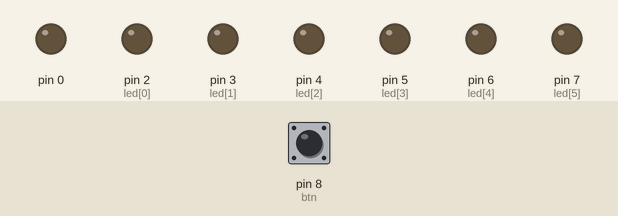
A sketch run on a simulated Arduino Uno, built with avr-gcc and run on an emulated ATmega328P. Parts: output pins drawn as LEDs (lit = HIGH). Dashed ring = blinking. The inputs (shaded band) are chosen by the test bench; at power-on: pin 8 (btn) LOW.

Above: at 1.2 s.
1.3 s: pin 8 (btn) pulled HIGH for 1 s
At 2.56 s:
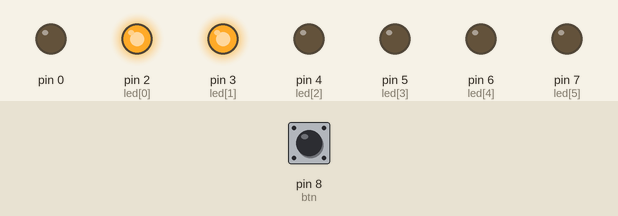
4.3 s: pin 8 (btn) pulled HIGH for 0.15 s
At 5.21 s:
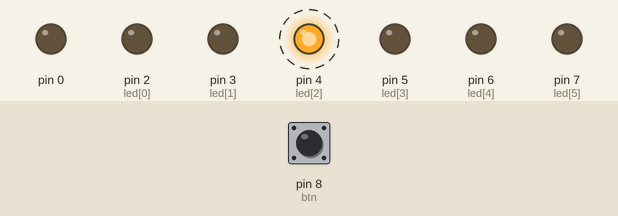
7.3 s: pin 8 (btn) pulled HIGH for 0.15 s
At 7.86 s:
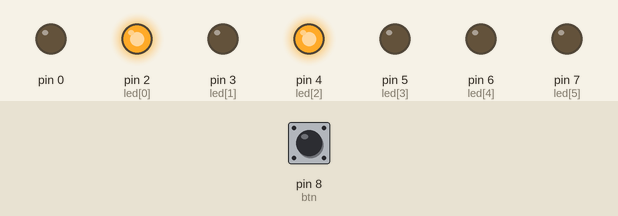
10.4 s: pin 8 (btn) pulled HIGH for 3.2 s
At 13.76 s:
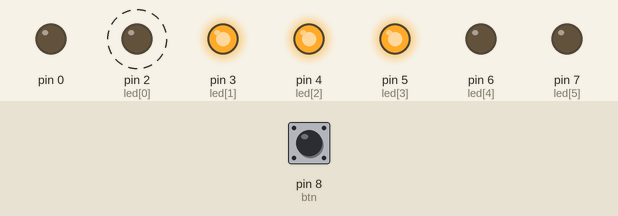
15.4 s: pin 8 (btn) pulled HIGH for 0.15 s
At 16.23 s:
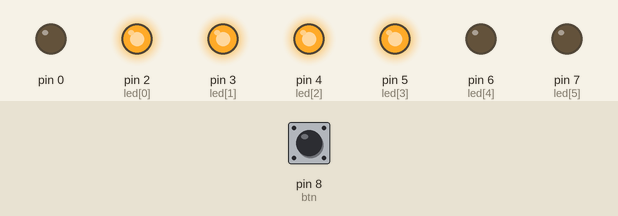
18.5 s: pin 8 (btn) pulled HIGH for 1 s
At 20.05 s:
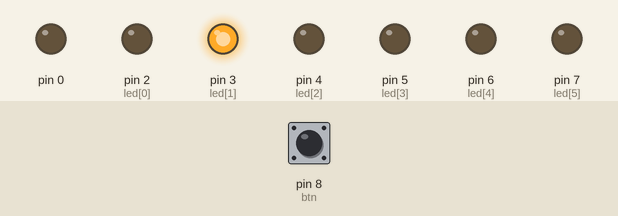
Timing chart, 0 to 23.5 s (numbered marks = the images above; inputs shaded):
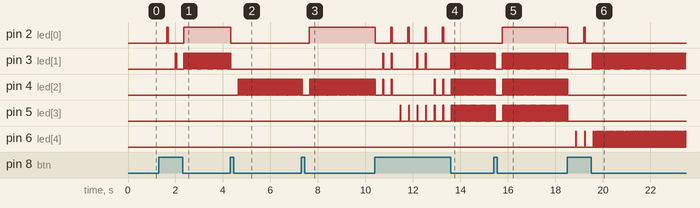

Measured:
- after the input at 1.3 s, pin 2 (led[0]): LOW → HIGH after 0.32 s, → LOW 0.06 s later, → HIGH 0.66 s later; pin 3 (led[1]): goes HIGH 0.05 s, LOW 0.31 s, 32 × (HIGH 0.05 s, LOW 0.01 s), then HIGH, starting after 0.69 s
- after the input at 4.3 s, pin 2 (led[0]): HIGH → LOW at once; pin 3 (led[1]): goes on until 4.3 s, then stays LOW; pin 4 (led[2]): alternates HIGH for 0.04 s and LOW for 0.02 s, starting after 0.35 s
- after the input at 7.3 s, pin 2 (led[0]): LOW → HIGH after 0.34 s
- after the input at 10.4 s, pin 2 (led[0]): alternates HIGH for 0.06 s and LOW for 0.66 s, 9 changes in all, then stays LOW, starting at once; pin 5 (led[3]): goes 6 × (HIGH 0.03 s, LOW 0.33 s), 29 × (HIGH 0.03 s, LOW 0.03 s), HIGH 0.03 s, then LOW, starting after 1.1 s
- after the input at 15.4 s, pin 2 (led[0]): LOW → HIGH after 0.36 s
- after the input at 18.5 s, pin 2 (led[0]): HIGH → LOW at once, → HIGH 0.66 s later, → LOW 0.06 s later; pin 4 (led[2]), pin 5 (led[3]): goes on until 18.5 s, then stays LOW; pin 6 (led[4]): goes HIGH 0.02 s, LOW 0.34 s, HIGH 0.02 s, LOW 0.34 s, 65 × (HIGH 0.02 s, LOW 0.04 s), then HIGH, starting after 0.37 s

The sketch:

ContadorB.ino
```cpp
/*
   Universidad Tecnica del norte
       FICA-CIERCOM
   Sistemas Microprosesados
     Contador Binario
*/

#define btn 8
int led[] = {2, 3, 4, 5, 6, 7}; //Vector para los leds
int i=0;
int num;                        //Variable del contador
int num2;                       //Variable para almacenar el dato del contador


void setup() {
  pinMode(btn, INPUT);         //Declaro como entrada el boton
  for (;i < 8; i++) {
    pinMode(led[i], OUTPUT);   //Declaro como salida al vector de led
  }
  i=0;                        //Igualo la variable i a 0
 }
void loop() {
  for (i = 0; i < 6; i++) {   //0v en las posiciones correspondientes al vector led
    digitalWrite(led[i], LOW);
  }
  if (digitalRead(btn) == HIGH) { //Conicion para el funcionamiento del contador(boton en 1 funciona)
    delay(300);                   //Delay anti rebotes
    num = num + 1;                //Sumo 1 por cada pulsacion
  }
    if (num >= 0 && num <= 64) { //Condicion del valor maximo del contador binario 6 bits = 2^6=64
      num2 =num;                 //Guardo el dato de la variable del contador
      for (i = 0; i < 6; i++) {
        if (num2 % 2 == 1) {    //Saco el residuo del dato y si es igual a 1 activo 5v
          digitalWrite(led[i], HIGH);
          delay(10);

        }
        else {
          digitalWrite(led[i], LOW);
          delay(10);

        }
        num2 = num2 / 2;     //Divido el dato del contador para 2
      }

    }
  }
```
